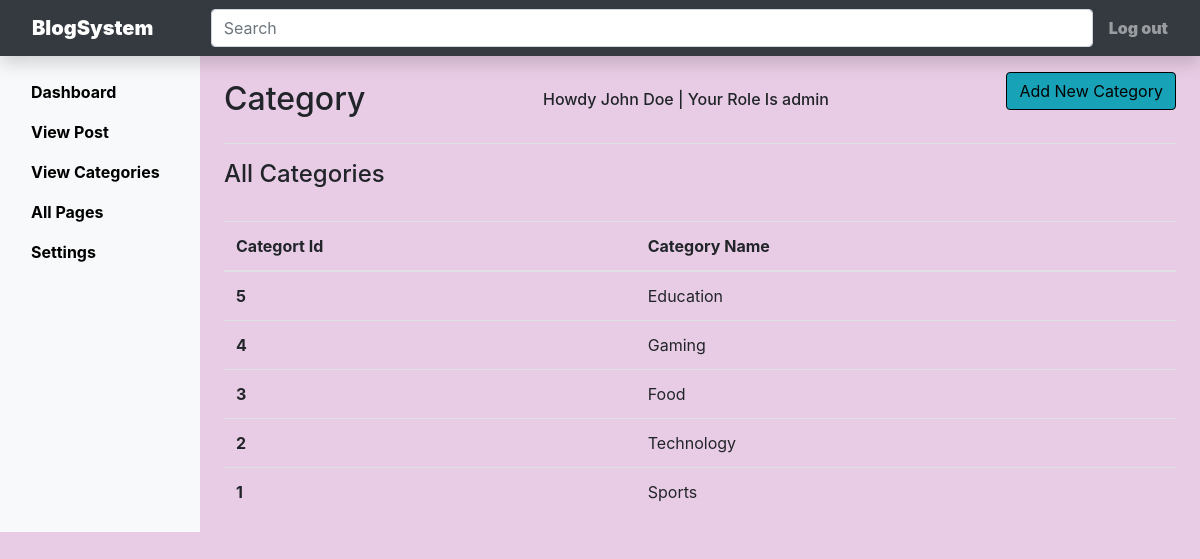
The app's page /admin/category.php (signed in) with its own data.
### tables this page shows
CREATE TABLE `category` (
  `category_id` int(11) NOT NULL,
  `category_name` varchar(256) NOT NULL
);

### admin/category.php (the view, shortened to what this page needs)
<?php
include_once "../includes/connection.php";
if(isset($_SESSION['author_role'])){
	if($_SESSION['author_role']=="admin"){
	?>
<!DOCTYPE html>
<html lang="en">
<head>
	<link rel="stylesheet" href="../style/bootstrap.min.css">
	<link rel="stylesheet" href="../style.css">
</head>
<body>
<nav class="navbar navbar-dark sticky-top bg-dark flex-md-nowrap  shadow">
	<a class="navbar-brand col-md-3 col-lg-2 mr-0 px-3" href="post.php"><b>BlogSystem</b></a>
	<input class="form-control form-control-dark w-100" type="text" placeholder="Search" aria-label="Search">
	<ul class="navbar-nav px-3">
    <li class="nav-item text-nowrap">
      <a class="nav-link" href="logout.php"><b>Log out</b></a>
    </li>
	</ul>
</nav>
<div class="container-fluid">
  <div class="row">
	<?php include_once "nav.inc.php"; ?>
	<main role="main" class="col-md-9 ml-sm-auto col-lg-10 px-md-4">
      <div class="d-flex justify-content-between flex-wrap flex-md-nowrap align-items-center pt-3 pb-2 mb-3 border-bottom">
        <h1 class="h2">Category</h1>
		<center><h6> Howdy <?php
		echo $_SESSION['author_name'];
		?> | Your Role Is <?php echo $_SESSION['author_role'];?></h6></center>
		<button id="addCatBtn" class="btn btn-info">Add New Category</button>
      </div>
	<div id="admin-index-form">
		<h4>All Categories</h4><br>
		<table class="table">
			  <thead>
				<tr>
				  <th scope="col">Categort Id</th>
				  <th scope="col">Category Name</th>
				</tr>
			  </thead>
			  <tbody>
	<?php
			  $sql = "SELECT * FROM `category` ORDER BY category_id DESC";
		$result = mysqli_query($conn,$sql);
		while($row = mysqli_fetch_assoc($result)){
			$category_id = $row['category_id'];
			$category_name = $row['category_name'];
	?>
				<tr>
				  <th scope="row"><?php echo $category_id;?></th>
				  <td><?php echo $category_name;?></td>
				</tr>
		<?php  } ?>
			  </tbody>
		</table>
	</div>
    </main>
  </div>
</div>
</body>
</html>
	<?php }
}else{
	header("Location:login.php?message=Please+Login");
}
?>

### style/style.css (style rules this page uses)
body { background-color: #e8cce5; }
.navbar { background-color: #e8cce5; }
.nav-link , .navbar-brand { color:black; font-weight: bold; }
.btn { color:black; border-color:black; }
.btn-info { margin-bottom: 25px; }

### records on screen
category: category_id "5", category_name "Education"
category: category_id "4", category_name "Gaming"
category: category_id "3", category_name "Food"
category: category_id "2", category_name "Technology"
category: category_id "1", category_name "Sports"

### other values on screen
$_SESSION['author_name'] "John Doe"
$_SESSION['author_role'] "admin"
